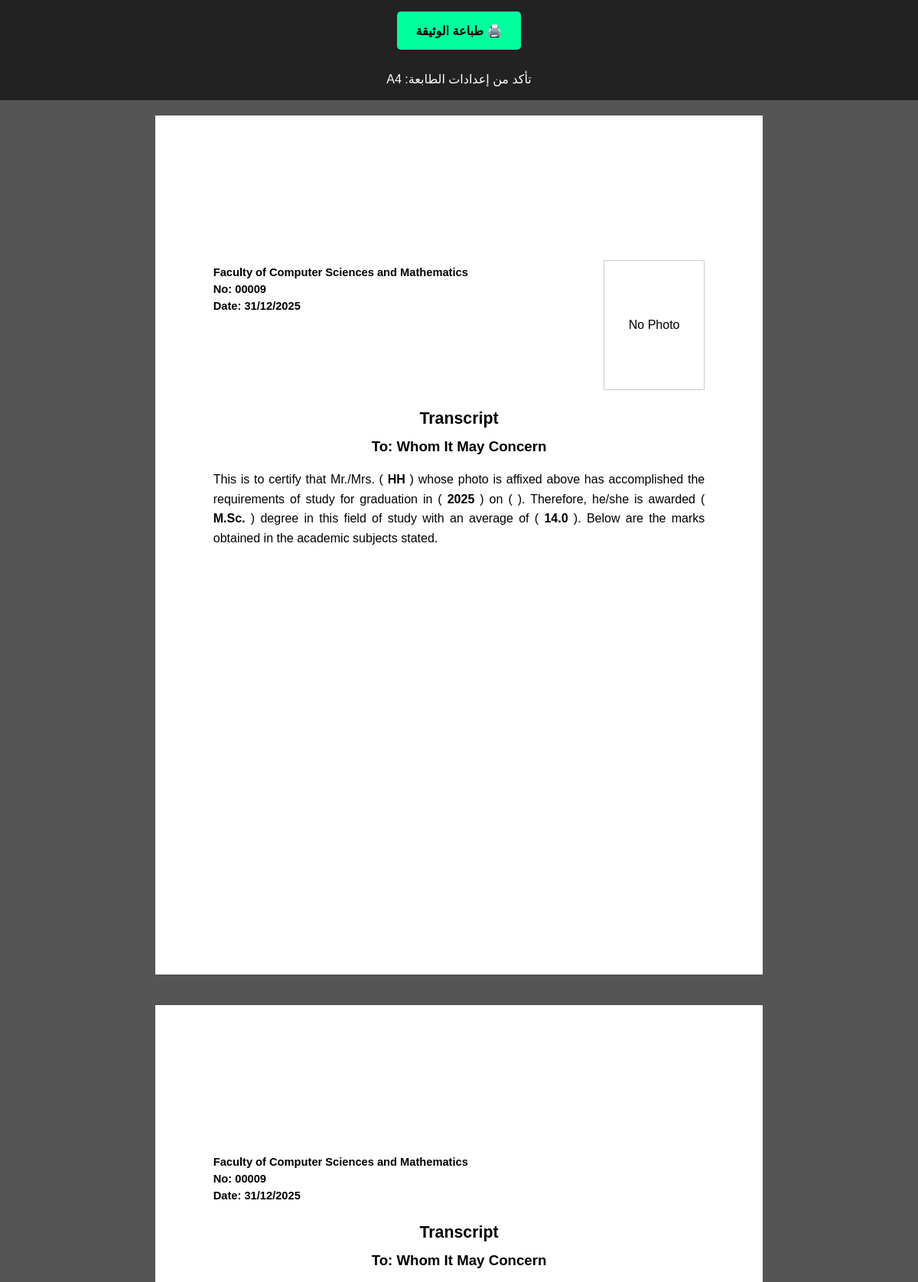
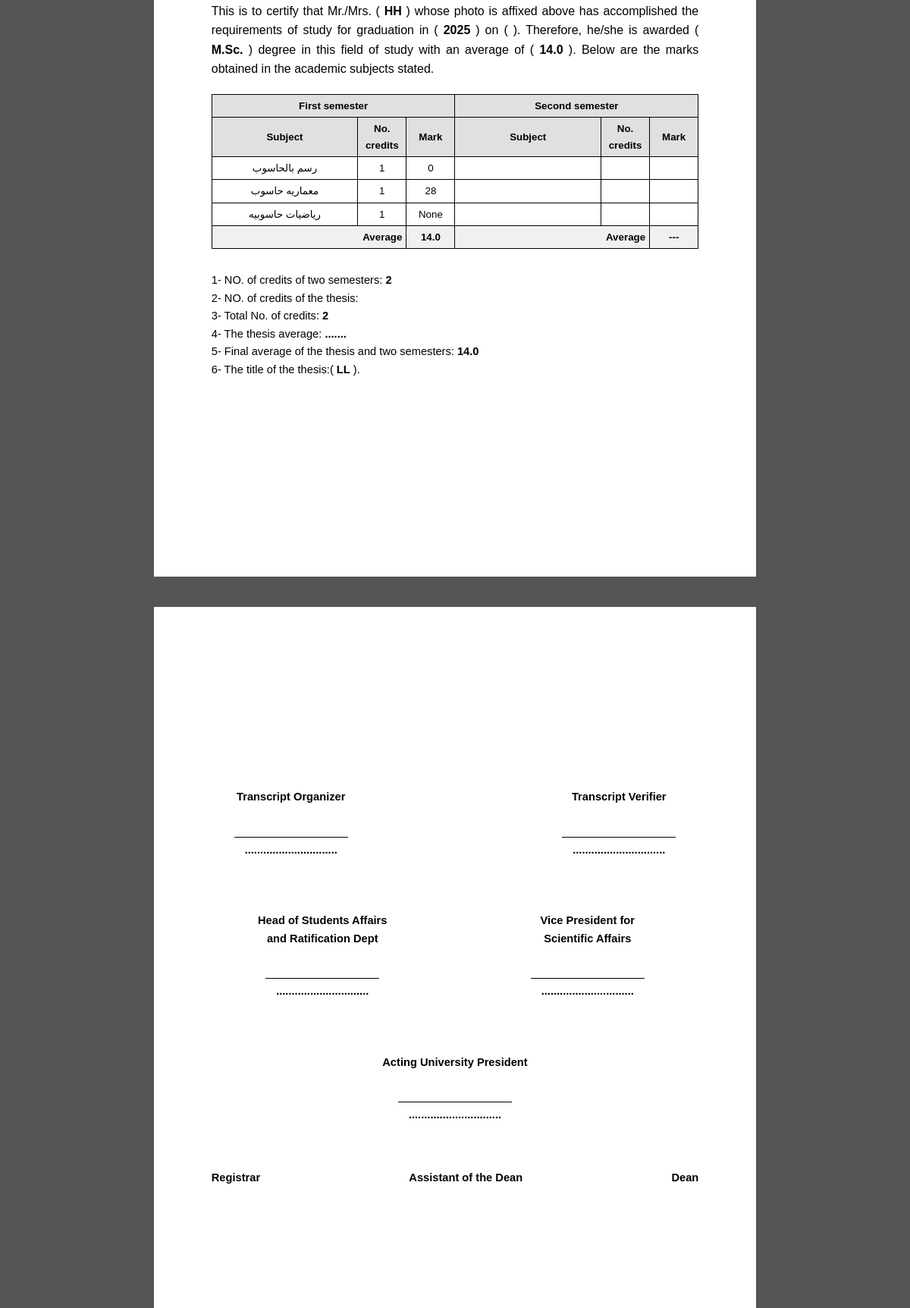
/admin/student/9/print_application (signed in, upper part), run on the app's committed database (2 pictures, top to bottom).
### tables this page shows
CREATE TABLE students (
            id INTEGER PRIMARY KEY AUTOINCREMENT,
            full_name TEXT NOT NULL,
            student_id TEXT UNIQUE NOT NULL,
            email TEXT,
            phone TEXT,
            college TEXT,
            department TEXT,
            level TEXT,
            image_filename TEXT
        , study_type TEXT, password TEXT, full_name_en TEXT, department_en TEXT, level_en TEXT);

CREATE TABLE admission (
            student_id INTEGER PRIMARY KEY,
            type TEXT,
            year TEXT,
            avg TEXT,
            notes TEXT, graduation_date TEXT, doc_no TEXT, doc_date TEXT,
            FOREIGN KEY (student_id) REFERENCES students (id)
        );

CREATE TABLE courses (
            id INTEGER PRIMARY KEY AUTOINCREMENT,
            student_id INTEGER NOT NULL,
            course_name TEXT NOT NULL,
            semester TEXT,
            credits INTEGER, grade TEXT, coursework_total INTEGER, coursework_breakdown TEXT, final_exam INTEGER,
            FOREIGN KEY (student_id) REFERENCES students (id)
        );

CREATE TABLE research (
            student_id INTEGER PRIMARY KEY,
            title TEXT,
            supervisor TEXT,
            start_date TEXT,
            keywords TEXT,
            abstract TEXT, research_filename TEXT, credits INTEGER DEFAULT 0, grade TEXT,
            FOREIGN KEY (student_id) REFERENCES students (id)
        );

### server.py (the view)
@app.route("/admin/student/<int:student_id>/print_application")
@login_required
def admin_student_print(student_id):
    conn = get_students_db()
    s = conn.execute("SELECT * FROM students WHERE id=?", (student_id,)).fetchone()
    a = conn.execute("SELECT * FROM admission WHERE student_id=?", (student_id,)).fetchone()
    c = conn.execute("SELECT * FROM courses WHERE student_id=?", (student_id,)).fetchall()
    r = conn.execute("SELECT * FROM research WHERE student_id=?", (student_id,)).fetchone()
    comp = conn.execute("SELECT * FROM competency WHERE student_id=?", (student_id,)).fetchone()
    p = conn.execute("SELECT * FROM plan WHERE student_id=?", (student_id,)).fetchone()
    conn.close()
    sum1, cnt1, sum2, cnt2, creds = 0,0,0,0,0
    for co in c:
        try:
            gr = float(co["grade"])
            creds += int(co["credits"])
            if 'أول' in co["semester"]: sum1, cnt1 = sum1+gr, cnt1+1
            elif 'ثاني' in co["semester"]: sum2, cnt2 = sum2+gr, cnt2+1
        except: pass
    return render_template("print_student.html", student=s, admission=a, courses=c, research=r, competency=comp, plan=p,
                           issue_date=datetime.datetime.now(),
                           transcript_number=str(s['id']).zfill(5),
                           avg_sem1=round(sum1/cnt1,2) if cnt1 else '---',
                           avg_sem2=round(sum2/cnt2,2) if cnt2 else '---',
                           course_credits_sum=creds,
                           total_credits_all=creds + (int(r['credits']) if r and r['credits'] else 0),
                           thesis_grade=r['grade'] if r and r['grade'] else '.......')

### server.py (called while the page is built)
@app.before_request
def csrf_protect():
    if request.method == "POST":
        token = session.pop('_csrf_token', None)
        if not token or token != request.form.get('csrf_token'):
            abort(403)

def get_students_db():
    conn = sqlite3.connect(STUDENTS_DB_PATH)
    conn.row_factory = sqlite3.Row
    return conn

def login_required(f):
    @wraps(f)
    def wrapper(*args, **kwargs):
        if "user" not in session:
            return redirect(url_for("login"))
        return f(*args, **kwargs)
    return wrapper

### templates/print_student.html (shortened to what this page needs)
<!DOCTYPE html>
<html lang="en">
<head>
    <link rel="stylesheet" href="{{ url_for('static', filename='css/style.css') }}">
</head>
<body>
    <div class="no-print" style="text-align: center; padding: 15px; background: #222; color: #fff;">
        <button onclick="window.print()" style="padding: 10px 25px; font-size: 16px; cursor: pointer; background: #00ff9d; border: none; font-weight: bold; border-radius: 5px;">🖨️ طباعة الوثيقة</button>
        <br><br>تأكد من إعدادات الطابعة: A4
    </div>
    <div class="sheet ltr">
        <div class="header-container">
            <div class="header-text">
                Faculty of Computer Sciences and Mathematics<br>
                No: {{ transcript_number or '.....' }}<br>
                Date: {{ issue_date.strftime('%d/%m/%Y') if issue_date else '../../....' }}
            </div>
            <div class="photo-frame">
                {% if student.image_filename %}
                    <img src="{{ url_for('static', filename='uploads/' + student.image_filename) }}">
                {% else %}
                    <span>No Photo</span>
                {% endif %}
            </div>
        </div>
        <div class="center-title">
            <div class="main-title">Transcript</div>
            <div class="sub-title">To: Whom It May Concern</div>
        </div>
        <div class="body-text ltr">
            This is to certify that Mr./Mrs. ( <b>{{ student.full_name_en or student.full_name }}</b> ) whose photo is affixed above has accomplished the requirements of study for graduation in ( <b>{{ admission.year }}</b> ) on ( <b>{{ grad_date }}</b> ). Therefore, he/she is awarded ( <b>{{ student.level_en or student.level }}</b> ) degree in this field of study with an average of ( <b>{{ admission.avg }}</b> ). Below are the marks obtained in the academic subjects stated.
        </div>
    </div>
    <div class="sheet ltr">
        <div class="header-container">
            <div class="header-text">
                Faculty of Computer Sciences and Mathematics<br>
                No: {{ transcript_number or '.....' }}<br>
                Date: {{ issue_date.strftime('%d/%m/%Y') if issue_date else '../../....' }}
            </div>
        </div>
        <div class="center-title">
            <div class="main-title">Transcript</div>
            <div class="sub-title">To: Whom It May Concern</div>
        </div>
        <div class="body-text ltr">
            This is to certify that Mr./Mrs. ( <b>{{ student.full_name_en or student.full_name }}</b> ) whose photo is affixed above has accomplished the requirements of study for graduation in ( <b>{{ admission.year }}</b> ) on ( <b>{{ grad_date }}</b> ). Therefore, he/she is awarded ( <b>{{ student.level_en or student.level }}</b> ) degree in this field of study with an average of ( <b>{{ admission.avg }}</b> ). Below are the marks obtained in the academic subjects stated.
        </div>
        <table class="grades-table">
            <thead>
                <tr>
                    <th colspan="3">First semester</th>
                    <th colspan="3">Second semester</th>
                </tr>
                <tr>
                    <th width="30%">Subject</th><th width="10%">No. credits</th><th width="10%">Mark</th>
                    <th width="30%">Subject</th><th width="10%">No. credits</th><th width="10%">Mark</th>
                </tr>
            </thead>
            <tbody>
                {% set sem1 = [] %}{% set sem2 = [] %}
                {% set max_rows = sem1|length if sem1|length > sem2|length else sem2|length %}
                {% for i in range(max_rows) %}
                <tr>
                    <td>{{ sem1[i].course_name if i < sem1|length else '' }}</td>
                    <td>{{ sem1[i].credits if i < sem1|length else '' }}</td>
                    <td>{{ sem1[i].grade if i < sem1|length else '' }}</td>
                    <td>{{ sem2[i].course_name if i < sem2|length else '' }}</td>
                    <td>{{ sem2[i].credits if i < sem2|length else '' }}</td>
                    <td>{{ sem2[i].grade if i < sem2|length else '' }}</td>
                </tr>
                {% endfor %}
                <tr style="background-color: #f0f0f0; font-weight: bold;">
                    <td colspan="2" style="text-align: right; padding-right: 5px;">Average</td>
                    <td>{{ avg_sem1 }}</td>
                    <td colspan="2" style="text-align: right; padding-right: 5px;">Average</td>
                    <td>{{ avg_sem2 }}</td>
                </tr>
            </tbody>
        </table>
        <div class="footer-points ltr">
            <div>1- NO. of credits of two semesters: <b>{{ course_credits_sum }}</b></div>
            <div>2- NO. of credits of the thesis: <b>{{ thesis_credits }}</b></div>
            <div>3- Total No. of credits: <b>{{ total_credits_all }}</b></div>
            <div>4- The thesis average: <b>{{ thesis_grade }}</b></div>
            <div>5- Final average of the thesis and two semesters: <b>{{ admission.avg if admission.avg else '.......' }}</b></div>
            <div>6- The title of the thesis:( <b>{{ research.title if research and research.title else '..................................................' }}</b> ).</div>
        </div>
    </div>
    <div class="sheet ltr">
        <div class="signatures-container ltr">
            <div class="signatures-top">
                <div class="sig-box">
                    <div class="sig-title">Transcript Organizer</div>
                    <div class="sig-name">..............................</div>
                </div>
                <div class="sig-box">
                    <div class="sig-title">Transcript Verifier</div>
                    <div class="sig-name">..............................</div>
                </div>
            </div>
            <div class="signatures-middle">
                <div class="sig-box" style="width: 40%;">
                    <div class="sig-title">Head of Students Affairs<br>and Ratification Dept</div>
                    <div class="sig-name">..............................</div>
                </div>
                <div class="sig-box" style="width: 40%;">
                    <div class="sig-title">Vice President for<br>Scientific Affairs</div>
                    <div class="sig-name">..............................</div>
                </div>
            </div>
            <div class="signatures-bottom">
                <div class="sig-box" style="margin: 0 auto; width: 50%;">
                    <div class="sig-title">Acting University President</div>
                    <div class="sig-name">..............................</div>
                </div>
            </div>
            <div style="display: flex; justify-content: space-between; margin-top: 60px; font-weight: bold; font-size: 11pt;">
                <div>Registrar</div>
                <div>Assistant of the Dean</div>
                <div>Dean</div>
            </div>
        </div>
    </div>
</body>
</html>

### static/css/style.css (style rules this page uses)
:root { --primary-color: #00ff9d; --primary-dark: #00cc7a; --primary-hover: #00e68e; --bg-dark: #050e14; --bg-sidebar: #02080c; --glass-bg: rgba(0, 255, 157, 0.03); --text-main: #ffffff; --text-muted: #b0f2d9; --border-color: rgba(0, 255, 157, 0.25); --error: #ff4f5e; --success: #2ecc71; --input-bg: rgba(0, 0, 0, 0.5); }
* { margin: 0; padding: 0; box-sizing: border-box; font-family: "Cairo", sans-serif; }
html, body { height: 100%; }
body { background-color: var(--bg-dark); color: var(--text-main); display: flex; flex-direction: column; min-height: 100vh; overflow-x: hidden; line-height: 1.6; direction: rtl; transition: background-color 0.3s, color 0.3s; }
button, .btn, .action-btn { height: 50px; padding: 0 30px; border-radius: 10px; border: none; cursor: pointer; font-size: 15px; font-weight: 700; color: #000; background: var(--primary-color); transition: all 0.3s ease; display: inline-flex; align-items: center; justify-content: center; gap: 8px; white-space: nowrap; text-decoration: none !important; }

### templates/print_student.html (style rules this page uses)
body { margin: 0; padding: 0; background: #555; font-family: 'Times New Roman', serif; color: #000; -webkit-print-color-adjust: exact; }
.sheet { width: 210mm; min-height: 297mm; margin: 20px auto; background: white; padding: 50mm 20mm 20mm 20mm; box-sizing: border-box; display: flex; flex-direction: column; page-break-after: always; }
.header-container { display: flex; justify-content: space-between; align-items: flex-start; width: 100%; margin-bottom: 20px; direction: inherit; }
.header-text { font-size: 11pt; font-weight: bold; line-height: 1.5; padding-top: 5px; }
.photo-frame { width: 35mm; height: 45mm; display: flex; align-items: center; justify-content: center; border: 1px solid #ccc; }
.ltr { direction: ltr; }
.ltr .header-text { text-align: left; }
.center-title { text-align: center; font-weight: bold; margin-bottom: 15px; clear: both; }
.main-title { font-size: 16pt; margin-bottom: 5px; }
.sub-title { font-size: 14pt; }
.body-text { font-size: 12pt; line-height: 1.6; text-align: justify; margin-bottom: 20px; }
.body-text b { font-weight: bold; }
.grades-table { width: 100%; border-collapse: collapse; font-size: 10pt; margin-bottom: 20px; direction: ltr; }
.grades-table th, .grades-table td { border: 1px solid #000; padding: 4px; text-align: center; height: 22px; }
.grades-table th { background-color: #e0e0e0 !important; font-weight: bold; }
.footer-points { font-size: 11pt; line-height: 1.6; margin-top: 10px; }
.footer-points.ltr { direction: ltr; text-align: left; }
.signatures-container { margin-top: 50px; width: 100%; }
.signatures-top, .signatures-middle { display: flex; justify-content: space-between; margin-bottom: 70px; padding: 0 30px; }
.signatures-bottom { text-align: center; margin-top: 40px; }
.sig-box { text-align: center; font-weight: bold; font-size: 11pt; }
.sig-title { margin-bottom: 40px; }
.sig-name { border-top: 1px solid #000; padding-top: 5px; min-width: 150px; display: inline-block; }

### data on the page
students: full_name_en "HH", level_en "M.Sc."
admission: year "2025", avg "14.0"
courses: course_name "رسم بالحاسوب", credits "1", grade "0"
courses: course_name "معماريه حاسوب", credits "1", grade "28"
courses: course_name "رياضيات حاسوبيه", credits "1"
research: title "LL"

### other printed values
{{ transcript_number or '.....' }} "00009"
{{ sem1[i].grade if i < sem1|length else '' }} "None"
{{ avg_sem1 }} "14.0"
{{ avg_sem2 }} "---"
{{ course_credits_sum }} "2"
{{ total_credits_all }} "2"
{{ thesis_grade }} "......."
